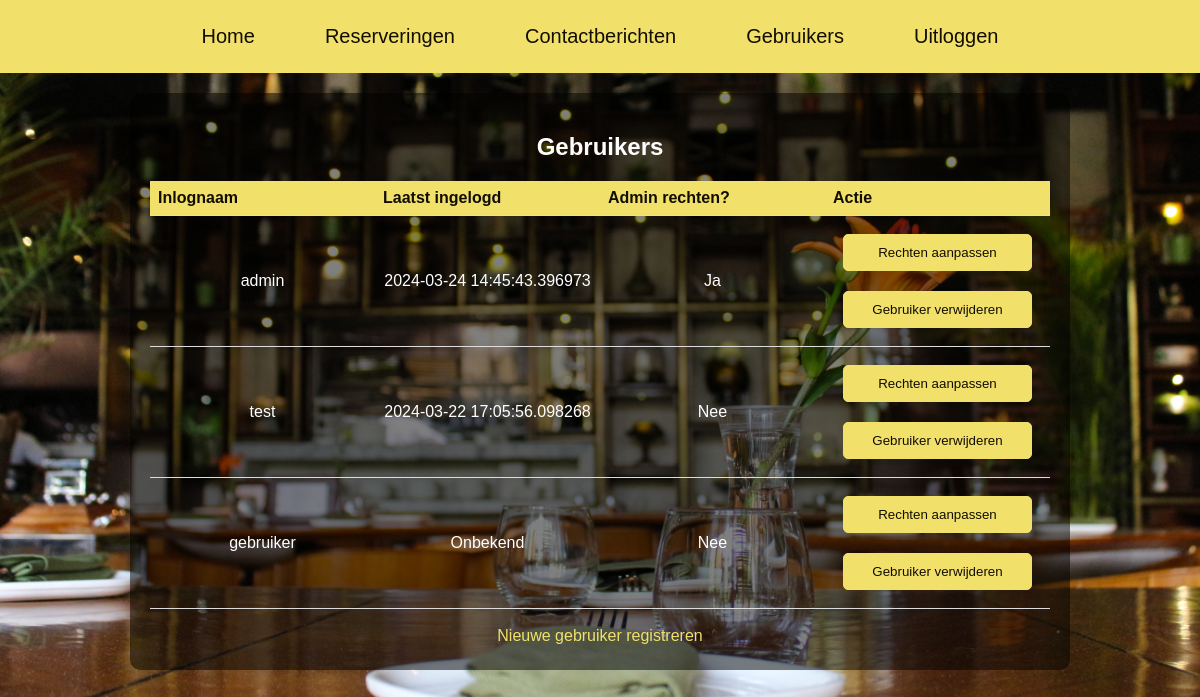
Screenshot of /view_users (signed in) with the database file from the repository.
### tables this page shows
CREATE TABLE users (
    id INTEGER PRIMARY KEY AUTOINCREMENT,
    username TEXT NOT NULL UNIQUE,
    password TEXT NOT NULL
, is_admin INTEGER DEFAULT 0, last_login DATETIME);

### oop-app.py (the view)
        @self.app.route('/view_users')
        def view_users():
            if 'logged_in' in session:
                with DatabaseManager.get_connection() as conn:
                    cur = conn.cursor()
                    cur.execute("SELECT is_admin FROM users WHERE username = ?", (session['username'],))
                    current_user_admin_status = cur.fetchone()[0]
                if current_user_admin_status:
                    cur.execute("SELECT id, username, password, is_admin, last_login FROM users")
                    users = cur.fetchall()
                    return render_template('view-users.html', users=users)
                else:
                    flash('U heeft niet de benodigde rechten om deze pagina te kunnen bekijken.')
                    return redirect(url_for('admin'))
            else:
                flash('U bent niet ingelogd.')
                return redirect(url_for('login'))

### oop-app.py (called while the page is built)
    @staticmethod
    def get_connection():
        return sqlite3.connect(DatabaseManager.DATABASE_URI)

### templates/view-users.html (shortened to what this page needs)
<!DOCTYPE html>
<html lang="nl">
<head>
    <link rel="stylesheet" type="text/css" href="{{ url_for('static', filename='style.css') }}">
</head>
<body>
    <header>
        <nav>
            <a class="nav-link" href="{{ url_for('admin') }}">Home</a>
            <a class="nav-link" href="{{ url_for('view_reservations') }}">Reserveringen</a>
            <a class="nav-link" href="{{ url_for('view_contacts') }}">Contactberichten</a>
            <a class="nav-link" href="{{ url_for('view_users') }}">Gebruikers</a>
            <a class="nav-link" href="#" onclick="confirmLogout()">Uitloggen</a>
        </nav>
    </header>
    <div class="admin-pagina">
        <h2>Gebruikers</h2>
        <table>
            <tr>
                <th>Inlognaam</th>
                <th>Laatst ingelogd</th>
                <th>Admin rechten?</th>
                <th>Actie</th>
            </tr>
            {% for user in users %}
            <tr>
                <td>{{ user[1] }}</td>
                <td>{{ "Onbekend" if not user[4] else user[4] }}</td>
                <td>{{ "Nee" if user[3] == 0 else "Ja" }}</td>
                <td>
                    <form action="{{ url_for('toggle_admin', user_id=user[0]) }}" method="post" onsubmit="return confirmRechten();">
                        <input type="submit" value="Rechten aanpassen">
                    </form>
                    <form action="{{ url_for('delete_user', user_id=user[0]) }}" method="post" onsubmit="return confirmDelete('Weet je zeker dat je deze gebruiker wilt verwijderen?');">
                        <input type="submit" value="Gebruiker verwijderen">
                    </form>
                </td>
            </tr>
            {% endfor %}
        </table>
        <br>
        <a class="nav-link admin-link" href="{{ url_for('register') }}">Nieuwe gebruiker registreren</a>
    </div>
</body>
</html>

### static/style.css (style rules this page uses)
body { background-image: url('/static/images/achtergrond.jpg'); background-repeat: no-repeat; background-size: cover; font-family: 'Raleway', sans-serif; padding: 0; margin: 0; }
nav { background-color: #f1e16b; padding: 15px; display: flex; justify-content: center; align-items: center; }
nav a { font-size: 20px; color: hsl(38, 89%, 4%); margin: 0 20px; text-decoration: none; padding: 10px 15px; border-radius: 5px; transition: color 0.3s ease-in-out, background-color 0.3s; }
a { color: #f1e16b; text-decoration: none; transition: color 0.3s ease-in-out; }
input[type="text"], input[type="email"], input[type="tel"], input[type="date"], input[type="password"], select, textarea, input[type="submit"] { width: 90%; max-width: 400px; padding: 10px; margin: 10px auto; border-radius: 5px; border: 1px solid #f1e16b; background-color: #ffffff; color: #000000; box-sizing: border-box; }
input[type="submit"] { cursor: pointer; background-color: #f1e16b; color: hsl(38, 89%, 4%); transition: background-color 0.3s, color 0.3s; }
.admin-pagina { background-color: rgba(0, 0, 0, 0.5); color: white; margin: 20px auto; padding: 20px; border-radius: 10px; width: 80%; max-width: 900px; text-align: center; }
.admin-pagina table { width: 100%; border-collapse: collapse; table-layout: fixed; }
.admin-pagina th { padding: 8px; border-bottom: 1px solid #ddd; word-wrap: break-word; overflow: hidden; text-overflow: ellipsis; }
.admin-pagina td { padding: 8px; border-bottom: 1px solid #ddd; word-wrap: break-word; overflow: hidden; text-overflow: ellipsis; white-space: normal; }
.admin-pagina th { background-color: #f1e16b; color: hsl(38, 89%, 4%); text-align: left; }
.admin-link { margin-bottom: 5px; display: block; }

### rows the page displays
users: username "admin", last_login "2024-03-24 14:45:43.396973", is_admin "Ja"
users: username "test", last_login "2024-03-22 17:05:56.098268", is_admin "Nee"
users: username "gebruiker", value "Onbekend", is_admin "Nee"
